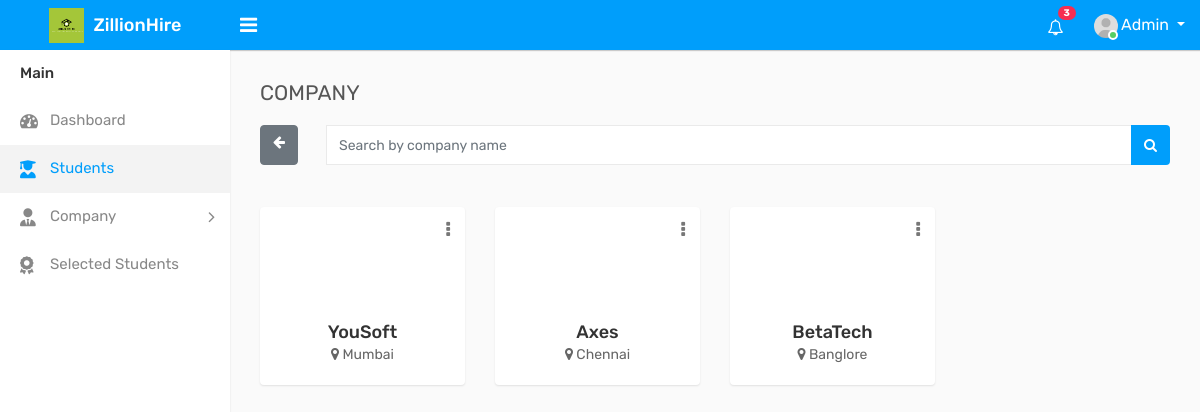
The page /companyprofilelist on the database its author committed.
### website/models.py (models this page shows, shortened)
class CompanyProfile(models.Model):
    user = models.OneToOneField(User, on_delete=models.CASCADE)
    companyname = models.CharField(max_length=100, default="default")
    headquarter = models.CharField(max_length=100, default="default")
    ceo = models.CharField(max_length=100, default="default")
    contact = models.CharField(max_length=15,default="default")
    addressline1 = models.CharField(max_length=100, blank=True)
    website = models.CharField(max_length=100,default="www.example.com")
    city = models.CharField(max_length=100,default=" eg: Kochi")
    district= models.CharField(max_length=100,default=" eg:Ernakulam")
    state = models.CharField(max_length=100,default=" eg:Kerala ")
    country = models.CharField(max_length=100,default=" eg: India")
    pincode = models.CharField(max_length=15,default=" eg:686403")
    companydp=models.ImageField(upload_to='images/',blank= True,null=True)

### website/views.py (the view)
# urls.py: path('companyprofilelist',companyprofilelist,name='companyprofilelist'),
def companyprofilelist(request):
    company_profiles = CompanyProfile.objects.all()
    return render(request, 'admin/companyprofilelist.html', {'company_profiles': company_profiles})

### templates/admin/companyprofilelist.html (shortened to what this page needs)
<!DOCTYPE html>
{% load static %}
<html lang="en">
<head>
    <link rel="stylesheet" type="text/css" href="{% static 'assets_admin/css/bootstrap.min.css'%}">
    <link rel="stylesheet" href="https://cdnjs.cloudflare.com/ajax/libs/font-awesome/5.15.3/css/all.min.css">
    <link rel="stylesheet" href="https://cdnjs.cloudflare.com/ajax/libs/font-awesome/6.3.0/css/all.min.css">
    <link rel="stylesheet" type="text/css" href="{% static 'assets_admin/css/font-awesome.min.css'%}">
    <link rel="stylesheet" type="text/css" href="{% static 'assets_admin/css/select2.min.css'%}">
    <link rel="stylesheet" type="text/css" href="{% static 'assets_admin/css/bootstrap-datetimepicker.min.css'%}">
    <link rel="stylesheet" type="text/css" href="{% static 'assets_admin/css/style.css'%}">
</head>
<body>
    <div class="main-wrapper">
                <div class="header">
                    <div class="header-left">
                        <a href="{% url 'admin_index2' %}" class="logo">
                            <img src="{% static 'assets_admin/img/logo.png' %}" width="35" height="35" alt=""> <span>ZillionHire</span>
                        </a>
                    </div>
                    <a id="toggle_btn" href="javascript:void(0);"><i class="fa fa-bars"></i></a>
                    <ul class="nav user-menu float-right">
                        <li class="nav-item dropdown d-none d-sm-block">
                            <a href="#" class="dropdown-toggle nav-link" data-toggle="dropdown"><i class="fa fa-bell-o"></i> <span class="badge badge-pill bg-danger float-right">3</span></a>
                        </li>
                        <li class="nav-item dropdown has-arrow">
                            <a href="#" class="dropdown-toggle nav-link user-link" data-toggle="dropdown">
                                <span class="user-img">
                                    <img class="rounded-circle" src="{% static 'assets_admin/img/user.jpg' %}" width="24" alt="Admin">
                                    <span class="status online"></span>
                                </span>
                                <span>Admin</span>
                            </a>
                        </li>
                    </ul>
                </div>
                <div class="sidebar" id="sidebar">
                    <div class="sidebar-inner slimscroll">
                        <div id="sidebar-menu" class="sidebar-menu">
                            <ul>
                                <li class="menu-title">Main</li>
                                <li>
                                    <a href="{% url 'admin_index2' %}"><i class="fa fa-dashboard"></i> <span>Dashboard</span></a>
                                </li>
                                <li class="active">
                                    <a href="{% url 'admin_poststudent' %}"><i class="fa-solid fa-user-graduate"></i> <span>Students</span></a>
                                </li>
                                <li class="submenu">
                                    <a href="#"><i class="fas fa-user-tie"></i> <span> Company </span> <span class="menu-arrow"></span></a>
                                </li>
                                <li>
                                    <a href="{% url 'admin_poststudent' %}"><i class="fa-solid fa-award"></i> <span>Selected Students</span></a>
                                </li>
                            </ul>
                            </div>
                        </div>
                    </div>
        <div class="page-wrapper">
            <div class="content">
                <div class="row">
                    <div class="col-sm-4 col-3">
                        <h4 class="page-title">COMPANY</h4>
                    </div>
                </div>
                <div class="row">
                    <div class="col-md-12">
                        <form id="search-form" method="GET" action="{% url 'search_company' %}">
                            <div class="input-group">
                                <a href="{% url 'companyprofilelist' %}" class="btn btn-secondary"><i class="fa fa-arrow-left"></i></a>&ensp;&ensp;&ensp;&ensp;
                                <input type="text" class="form-control" name="companyname" placeholder="Search by company name" size="8">
                                <div class="input-group-append">
                                    <button class="btn btn-primary" type="submit"><i class="fa fa-search"></i></button>
                                </div>
                            </div>
                        </form>
                    </div>
                </div><br><br>
				<div class="row">
                    {% for company_profile in company_profiles %}
                        <div class="col-md-4 col-sm-4 col-lg-3">
                            <div class="profile-widget">
                                <div class="doctor-img">
                                </div>
                                <div class="dropdown profile-action">
                                    <a href="#" class="action-icon dropdown-toggle" data-toggle="dropdown" aria-expanded="false"><i class="fa fa-ellipsis-v"></i></a>
                                </div>
                                <h4 class="doctor-name text-ellipsis"><a href="{% url 'admin_profile' %}">{{ company_profile.companyname }}</a></h4>
                                <div class="user-country">
                                    <i class="fa fa-map-marker"></i> {{ company_profile.headquarter }}
                                </div>
                            </div>
                        </div>
                    {% endfor %}
                </div>
            </div>
        </div>
        </div>
</body>
</html>

### rows shown on the page
CompanyProfile: companyname "YouSoft", headquarter "Mumbai"
CompanyProfile: companyname "Axes", headquarter "Chennai"
CompanyProfile: companyname "BetaTech", headquarter "Banglore"
